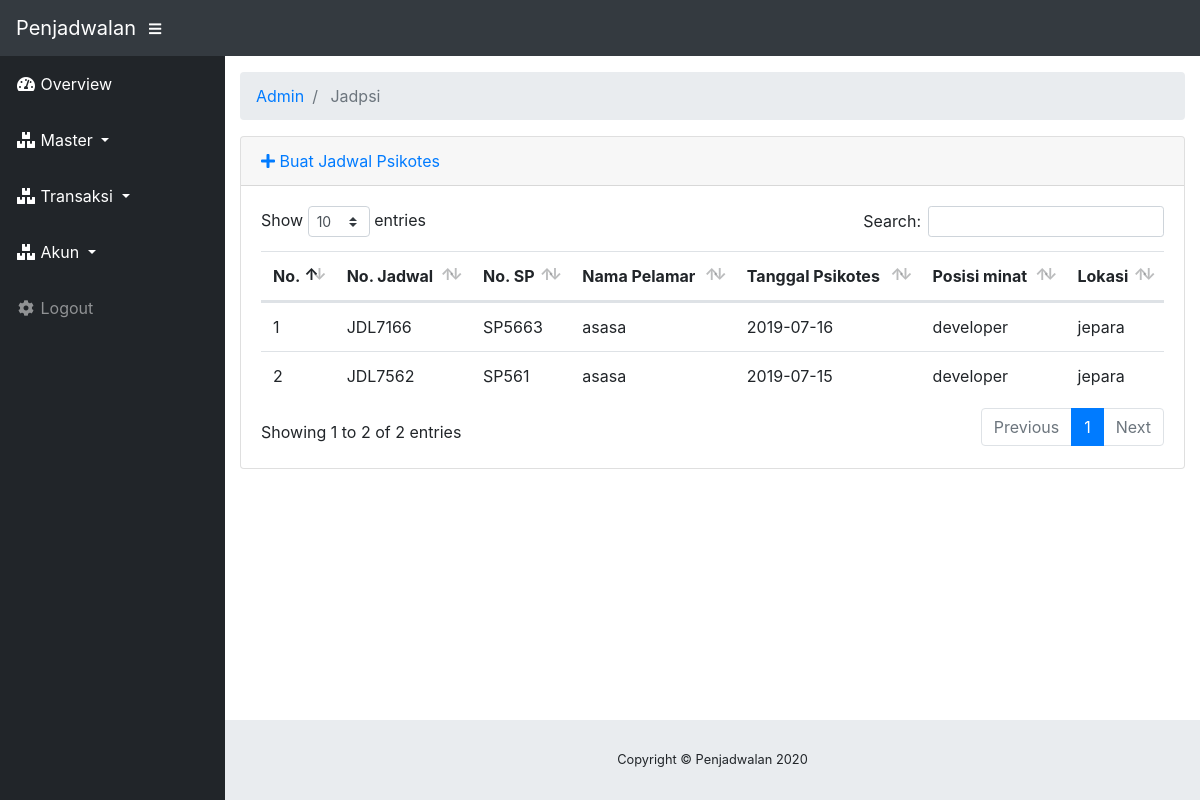
The app's page /index.php/admin/jadpsi with its own data.
### tables this page shows
CREATE TABLE `jadwal` (
  `no_jdwl` varchar(11) NOT NULL,
  `no_sp` varchar(11) NOT NULL,
  `id_pelamar` varchar(11) NOT NULL,
  `tgl_jdwl` date NOT NULL,
  `kategori` varchar(50) NOT NULL
);

CREATE TABLE `sp` (
  `no_sp` varchar(11) NOT NULL,
  `no_wo` varchar(11) NOT NULL,
  `tgl_sp` date NOT NULL
);

CREATE TABLE `pelamar` (
  `id_pel` varchar(11) NOT NULL,
  `nmpel` varchar(50) NOT NULL,
  `jenkel` varchar(10) NOT NULL,
  `alamatpel` text NOT NULL,
  `asalkota` varchar(50) NOT NULL,
  `notelp` int(30) NOT NULL,
  `posisiminat` varchar(50) NOT NULL,
  `cv` varchar(200) NOT NULL
);

CREATE TABLE `lokasi` (
  `idlokasi` varchar(11) NOT NULL,
  `nmlokasi` varchar(50) NOT NULL
);

### application/controllers/admin/Jadpsi.php (called while the page is built, shortened)
<?php
class Jadpsi extends CI_Controller {
    public function __construct(){
        $this->load->model('Jadpsi_mod');
    }
    public function index()
    {
        $data = array(
                    'data_jadwal' => $this->Jadpsi_mod->datajadwal()->result()
                );
        $this->load->view("admin/jadpsi/list", $data);
    }
}

### index.php (called while the page is built, shortened)
<?php
require_once BASEPATH.'core/CodeIgniter.php';

### application/models/Jadpsi_mod.php (called while the page is built, shortened)
<?php
	class Jadpsi_mod extends CI_Model
	{
		function datajadwal(){
			return $this->db->query("SELECT * FROM jadwal INNER JOIN pelamar ON jadwal.id_pelamar = pelamar.id_pel INNER JOIN sp ON jadwal.no_sp = sp.no_sp INNER JOIN wo ON sp.no_wo = wo.no_wo INNER JOIN lokasi ON wo.idlokasi = lokasi.idlokasi WHERE jadwal.kategori = 'Psikotes'");
		}
	}
 ?>

### application/views/admin/jadpsi/list.php (the view, shortened to what this page needs)
<!DOCTYPE html>
<!DOCTYPE html>
<html lang="en">
<head>
</head>
<body id="page-top">
	<div id="wrapper">
		<div id="content-wrapper">
			<div class="container-fluid">
				<div class="card mb-3">
					<div class="card-header">
						<a href="<?php echo site_url('admin/jadpsi/add') ?>"><i class="fas fa-plus"></i> Buat Jadwal Psikotes</a>
					</div>
					<div class="card-body">
						<div class="table-responsive">
							<table class="table table-hover" id="dataTable" width="100%" cellspacing="0">
								<thead>
									<tr>
										<th>No.</th>
										<th>No. Jadwal</th>
										<th>No. SP</th>
										<th>Nama Pelamar</th>
										<th>Tanggal Psikotes</th>
										<th>Posisi minat</th>
										<th>Lokasi</th>
									</tr>
								</thead>
								<tbody>
									<?php
										$no=0;
										foreach ($data_jadwal as $key) {
											$no++;
									?>
									<tr>
										<td>
											<?php echo $no;?>
										</td>
										<td>
											<?php echo $key->no_jdwl;?>
										</td>
										<td>
											<?php echo $key->no_sp;?>
										</td>
										<td>
											<?php echo $key->nmpel;?>
										</td>
										<td>
											<?php echo $key->tgl_jdwl;?>
										</td>
										<td>
											<?php echo $key->posisiminat;?>
										</td>
										<td>
											<?php echo $key->nmlokasi;?>
										</td>
									</tr>
									<?php } ?>
								</tbody>
							</table>
						</div>
					</div>
				</div>
			</div>
		</div>
	</div>
</body>
</html>

### records on screen
jadwal: no_jdwl "JDL7166", sp.no_sp "SP5663", id_pelamar.nmpel "asasa", tgl_jdwl "2019-07-16", id_pelamar.posisiminat "developer", lokasi.nmlokasi "jepara"
jadwal: no_jdwl "JDL7562", sp.no_sp "SP561", id_pelamar.nmpel "asasa", tgl_jdwl "2019-07-15", id_pelamar.posisiminat "developer", lokasi.nmlokasi "jepara"

### other values on screen
SITE_NAME "Penjadwalan"
$segment "Admin"
$segment "Jadpsi"
Date('Y') "2020"
